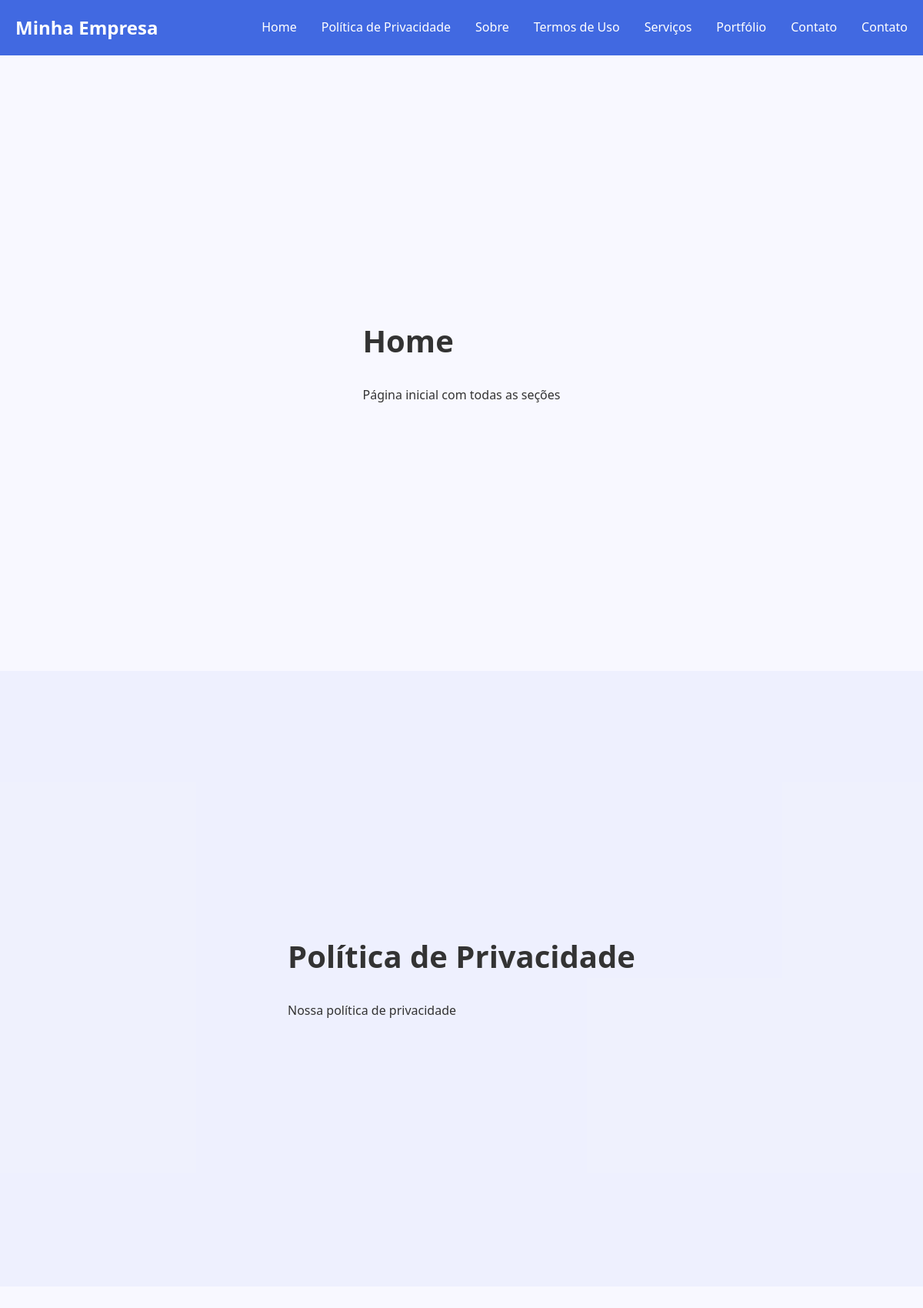
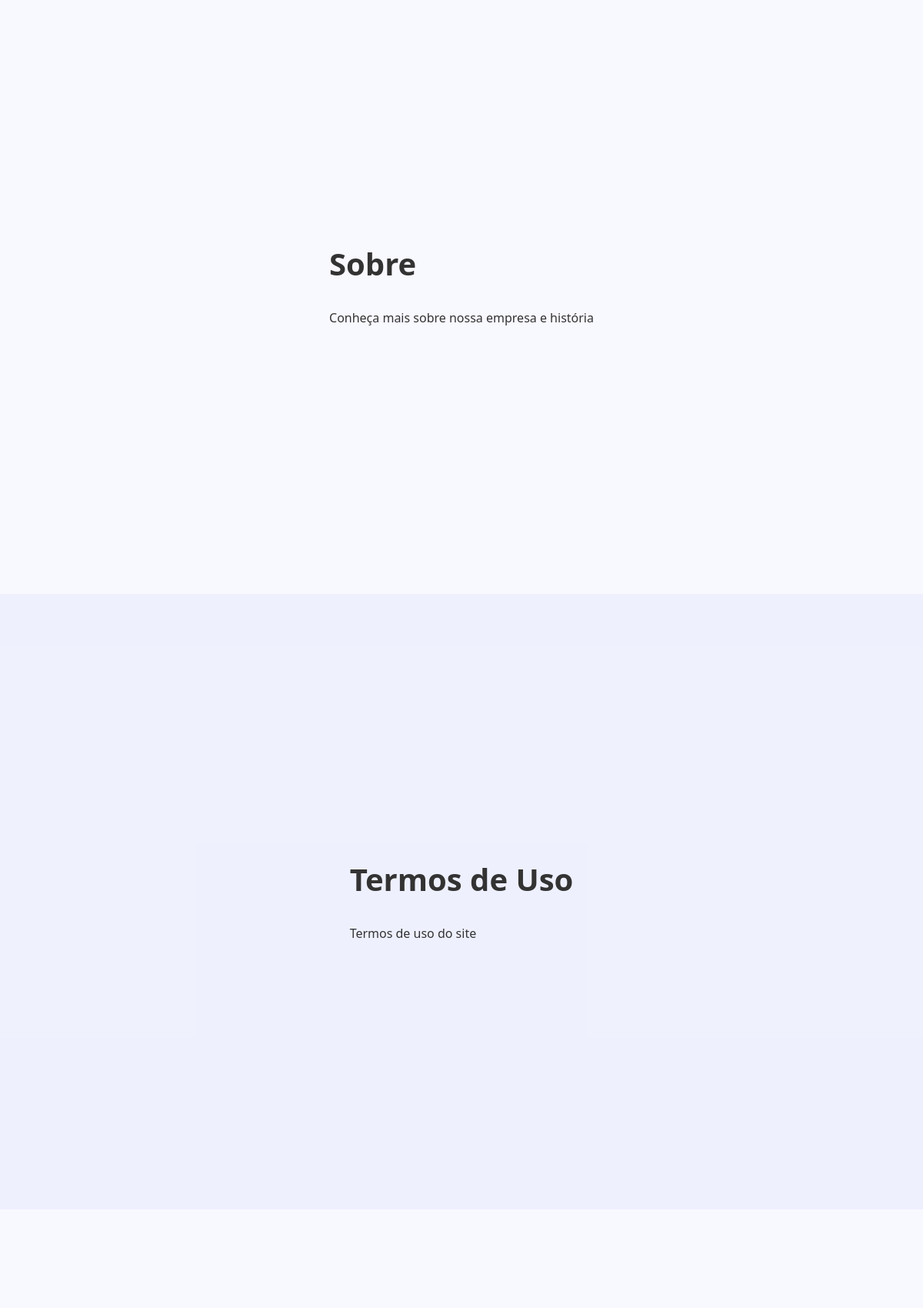
The page / (upper part) on the database its author committed (2 pictures, top to bottom).
### tables this page shows
CREATE TABLE menus (
    id INT AUTO_INCREMENT PRIMARY KEY,
    titulo VARCHAR(100) NOT NULL,
    slug VARCHAR(100) NOT NULL UNIQUE,
    texto LONGTEXT,
    imagem VARCHAR(255),
    icone VARCHAR(50),
    ordem INT DEFAULT 0,
    status ENUM('ativo', 'inativo') DEFAULT 'ativo',
    tipo_menu ENUM('topo', 'rodape', 'lateral') DEFAULT 'topo',
    target ENUM('_self', '_blank') DEFAULT '_self',
    data_criacao TIMESTAMP DEFAULT CURRENT_TIMESTAMP,
    data_atualizacao TIMESTAMP DEFAULT CURRENT_TIMESTAMP ON UPDATE CURRENT_TIMESTAMP,
    
    INDEX idx_status (status),
    INDEX idx_ordem (ordem),
    INDEX idx_tipo_menu (tipo_menu),
    INDEX idx_menus_slug (slug)
);

### index.php (the view, shortened to what this page needs)
<?php
require_once 'conexao.php';
$sql = "SELECT valor FROM config WHERE chave = 'logo'";
$result = mysqli_query($conexao, $sql);
$logo = mysqli_fetch_assoc($result)['valor'];
$sql = "SELECT * FROM menus WHERE status = 'ativo' ORDER BY ordem, titulo";
$result = mysqli_query($conexao, $sql);
$menus = mysqli_fetch_all($result, MYSQLI_ASSOC);
?>
<!DOCTYPE html>
<html lang="pt-br">
<head>
    <link rel="stylesheet" href="css/estilo.css">
    <link rel="stylesheet" href="https://cdnjs.cloudflare.com/ajax/libs/font-awesome/6.0.0/css/all.min.css">
</head>
<body>
    <header class="site-header">
        <nav class="nav-container">
            <div class="logo-container">
                <?php if ($logo && file_exists("uploads/logos/$logo")): ?>
                    <img src="uploads/logos/<?php echo $logo; ?>" alt="Logo" class="site-logo">
                <?php else: ?>
                    <span class="site-name">Minha Empresa</span>
                <?php endif; ?>
            </div>
            <ul class="nav-menu">
                <?php foreach ($menus as $menu): ?>
                    <li>
                        <a href="#section-<?php echo $menu['id']; ?>">
                            <?php echo htmlspecialchars($menu['titulo']); ?>
                        </a>
                    </li>
                <?php endforeach; ?>
                <li><a href="#contato">Contato</a></li>
            </ul>
        </nav>
    </header>
    <main>
        <?php foreach ($menus as $index => $menu): ?>
            <section id="section-<?php echo $menu['id']; ?>" class="section">
                <div class="container">
                    <h1><?php echo htmlspecialchars($menu['titulo']); ?></h1>
                    <div class="section-content">
                        <?php echo nl2br(htmlspecialchars($menu['texto'])); ?>
                    </div>
                </div>
            </section>
        <?php endforeach; ?>
    </main>
</body>
</html>

### css/estilo.css (style rules this page uses)
* { margin: 0; padding: 0; box-sizing: border-box; }
html { scroll-behavior: smooth; }
body { font-family: 'Segoe UI', Tahoma, Geneva, Verdana, sans-serif; line-height: 1.6; color: #333; background-color: #F8F8FF; overflow-x: hidden; }
.container { max-width: 1200px; margin: 0 auto; padding: 0 20px; }
h1, h2, h3, h4, h5, h6 { font-weight: 600; line-height: 1.3; margin-bottom: 1rem; color: #4169E1; }
h1 { font-size: 2.5rem; }
a { color: #4169E1; text-decoration: none; transition: color 0.3s; }
.site-header { background-color: #4169E1; color: white; padding: 0; position: fixed; width: 100%; top: 0; z-index: 1000; transition: all 0.3s ease; }
.nav-container { display: flex; justify-content: space-between; align-items: center; max-width: 1200px; margin: 0 auto; padding: 15px 20px; }
.logo-container { display: flex; align-items: center; }
.site-name { font-size: 1.5rem; font-weight: 700; color: white; }
.nav-menu { display: flex; list-style: none; gap: 2rem; align-items: center; }
.nav-menu li { position: relative; }
.nav-menu a { color: white; text-decoration: none; font-weight: 500; padding: 8px 0; display: flex; align-items: center; gap: 8px; transition: color 0.3s; }
.section { padding: 100px 20px; min-height: 100vh; display: flex; align-items: center; position: relative; }
.section:nth-child(even) { background-color: rgba(65, 105, 225, 0.05); }
.section h1 { font-size: 2.5rem; margin-bottom: 2rem; color: #333; }
.section-content { max-width: 800px; margin: 0 auto; }
@media (max-width: 1200px) { .container { max-width: 100%; padding: 0 30px; } }

### rows shown on the page
menus: titulo "Home", texto "Página inicial com todas as seções"
menus: titulo "Política de Privacidade", texto "Nossa política de privacidade"
menus: titulo "Sobre", texto "Conheça mais sobre nossa empresa e história"
menus: titulo "Termos de Uso", texto "Termos de uso do site"
menus: titulo "Serviços"
menus: titulo "Portfólio"
menus: titulo "Contato"
